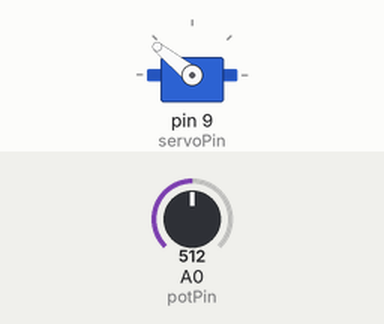
This sketch was run on a simulated Arduino Uno, built with avr-gcc and run on an emulated ATmega328P. Shown: servo. The test bench sets the inputs (shaded band); at power-on: A0 (potPin) = 512. What the sketch prints to the serial monitor is not drawn.

Above: at 3.0 s.
Timing chart, 0 to 4.5 s (numbered marks = the images above):
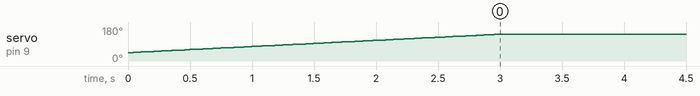

The sketch:

Servo_Pot_Readings.ino
```cpp
#include <Servo.h>

Servo myServo;
const int servoPin = 9;
const int potPin = A0;

unsigned long t = 0;
int pwmUs = 1000;       // Start at 1000 µs (0°)
int pwmEnd = 2000;      // End at 2000 µs (180°)
int pwmStep = 7;        // Increment per sample (~7 µs matches your data spacing)

void setup() {
  Serial.begin(115200);
  myServo.attach(servoPin);
}

void loop() {
  t = millis();

  myServo.writeMicroseconds(pwmUs);

  int raw = analogRead(potPin);
  int angle = map(raw, 0, 1023, 0, 180);  // Map pot to degrees

  Serial.print(t);
  Serial.print(",");
  Serial.print(pwmUs);
  Serial.print(",");
  Serial.println(angle);

  pwmUs += pwmStep;
  if (pwmUs > pwmEnd) pwmUs = pwmEnd;  // Clamp at max

  delay(20);  // 50 Hz
}
```

Measured:
- by itself, servo on pin 9 (servoPin): moves from 44° to 141° over 2.9 s
